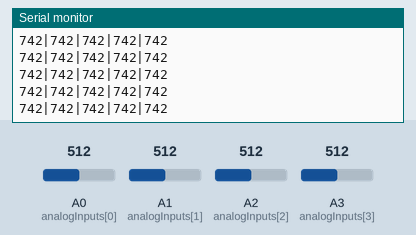
Simulated run of this sketch. Board: Arduino Uno, built with avr-gcc and run on an emulated ATmega328P. Shown: the last lines printed to the serial monitor. Inputs (shaded band) come from the test bench; at power-on: A0 (analogInputs[0]) = 512, A1 (analogInputs[1]) = 512, A2 (analogInputs[2]) = 512, A3 (analogInputs[3]) = 512.

Above: at 1.2 s.
1.3 s: A0 (analogInputs[0]) set to 716
At 1.8 s:
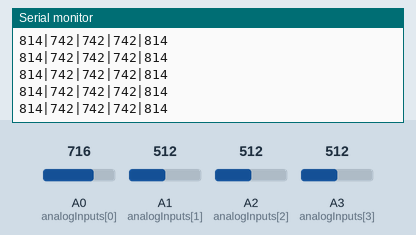
2.8 s: A1 (analogInputs[1]) set to 716
At 3.4 s:
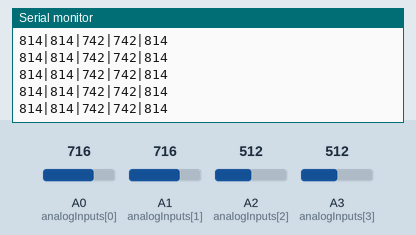
5.8 s: A2 (analogInputs[2]) set to 716
At 6.4 s:
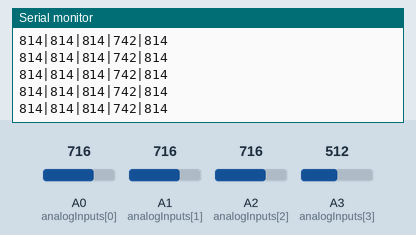
7.3 s: A3 (analogInputs[3]) set to 716
At 8.1 s:
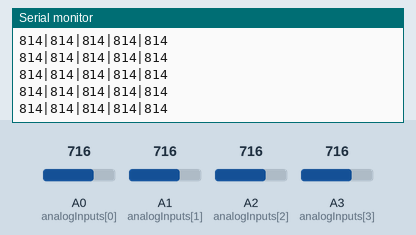
8.8 s: A0 (analogInputs[0]) set to 992
At 9.5 s:
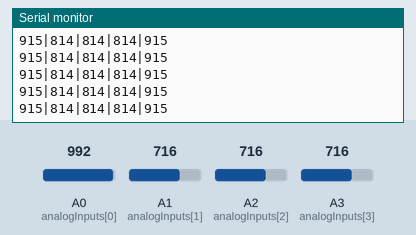
11.8 s: A1 (analogInputs[1]) set to 992
At 12.3 s:
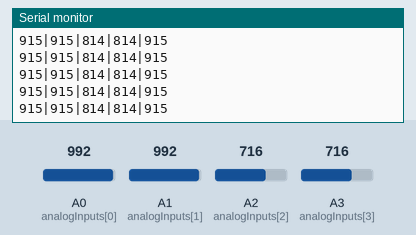
Timing chart, 0 to 14.8 s (numbered marks = the images above; inputs shaded):
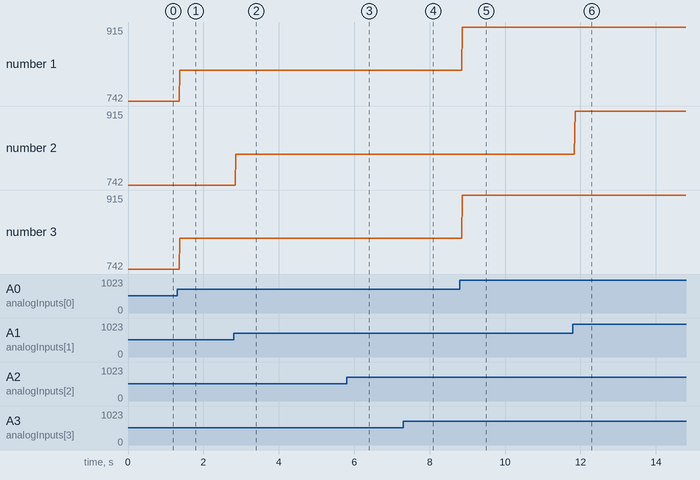

Measured:
- after the input at 1.3 s, the serial monitor: prints a new line after 0.08 s (image 1)
- after the input at 2.8 s, the serial monitor: prints a new line after 0.06 s (image 2)
- after the input at 5.8 s, the serial monitor: prints a new line after 0.08 s (image 3)
- after the input at 7.3 s, the serial monitor: prints a new line after 0.06 s (image 4)
- after the input at 8.8 s, the serial monitor: prints a new line after 0.07 s (image 5)
- after the input at 11.8 s, the serial monitor: prints a new line after 0.06 s (image 6)
- plotted number 1: 742 → 814 after the input at 1.3 s, 814 → 915 after the input at 8.8 s
- plotted number 3: 742 → 814 after the input at 1.3 s, 814 → 915 after the input at 8.8 s

The sketch:

deej-5-sliders-mattedition.ino
```cpp
const int NUM_SLIDERS = 5;
const int analogInputs[NUM_SLIDERS] = {A0, A1, A2, A3};

int analogSliderValues[NUM_SLIDERS];

float linearize(int input){
  float i = input*1.0;
  float o;
  if(i <= 14){
    o = i/14.0;
  } else if (i <= 32){
    o = (i-32.0)/(32-14)+2;
  } else if (i <= 72){
    o = (i-72.0)/(72-32)+3;
  } else if (i <= 117){
    o = (i-117.0)/(117-72)+4;
  } else if (i <= 158){
    o = (i-158.0)/(158-117)+5;
  } else if (i <= 203){
    o = (i-203.0)/(203-158)+6;
  } else if (i <= 436){
    o = (i-436.0)/(436-203)+7;
  } else if (i <= 728){
    o = (i-728.0)/(728-436)+8;
  } else if (i <= 1007){
    o = (i-1007.0)/(1007-728)+9;
  } else if (i <= 1023){
    o = (i-1023.0)/(1023-1007)+10;
  }
  return int(o*102.3);
}

void setup() {
  for (int i = 0; i < NUM_SLIDERS; i++) {
    pinMode(analogInputs[i], INPUT);
  }

  Serial.begin(9600);
}

void loop() {
  updateSliderValues();
  sendSliderValues(); // Actually send data (all the time)
//   printSliderValues(); // For debug
  delay(10);
}

void updateSliderValues() {
  for (int i = 0; i < NUM_SLIDERS; i++) {
    analogSliderValues[i] = linearize(analogRead(analogInputs[i]));
  }
}

void sendSliderValues() {
  String builtString = String("");

  for (int i = 0; i < NUM_SLIDERS; i++) {
    builtString += String((int)analogSliderValues[i]);

    if (i < NUM_SLIDERS - 1) {
      builtString += String("|");
    }
  }

  Serial.println(builtString);
}

void printSliderValues() {
  for (int i = 0; i < NUM_SLIDERS; i++) {
    String printedString = String("Slider #") + String(i + 1) + String(": ") + String(analogSliderValues[i]) + String(" mV");
    Serial.write(printedString.c_str());

    if (i < NUM_SLIDERS - 1) {
      Serial.write(" | ");
    } else {
      Serial.write("\n");
    }
  }
}
```
